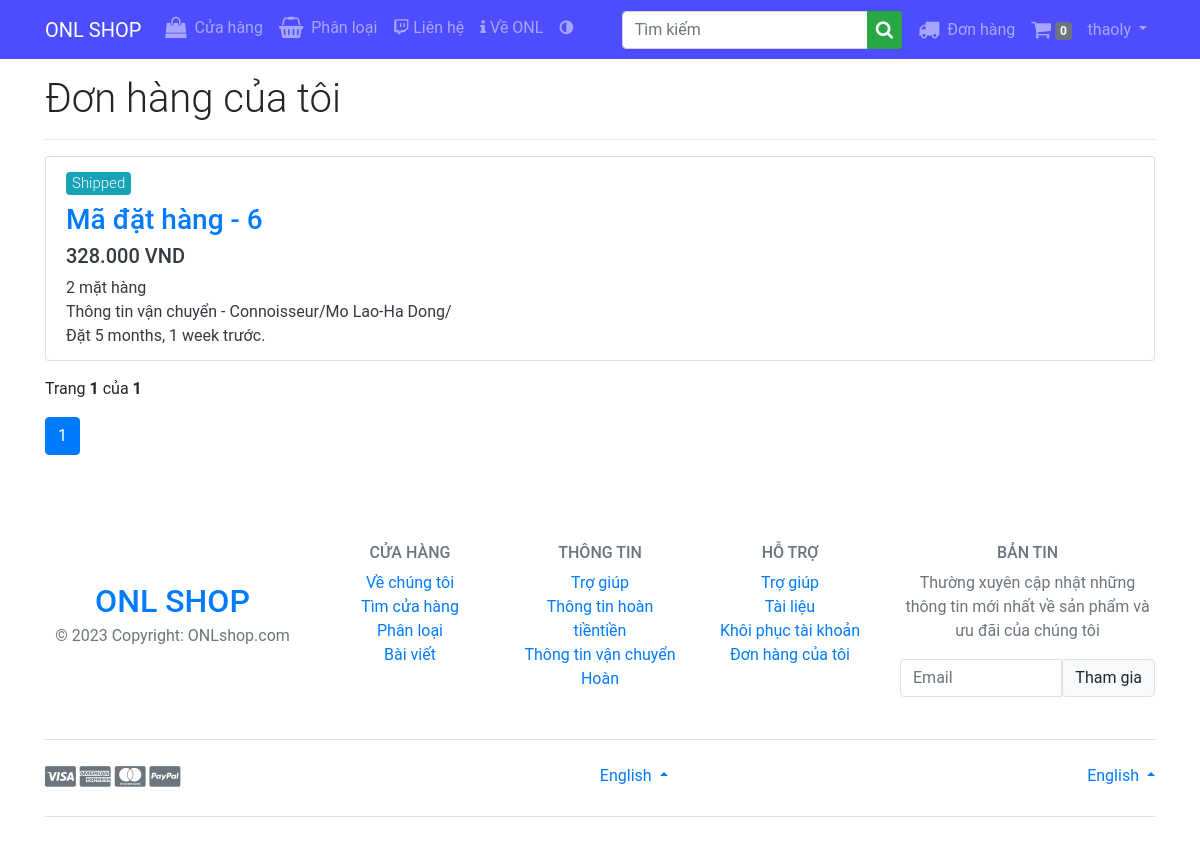
Page /orders/my (signed in) on the committed database.
### orders/models.py (models this page shows, shortened)
class Order(models.Model):
    user = models.ForeignKey(settings.AUTH_USER_MODEL,
                             related_name='orders', on_delete=models.CASCADE)
    name=models.CharField(max_length=50,blank=False,null=True)
    address = models.CharField(max_length=150, blank=False, null=False)
    numberphone = models.CharField(max_length=50,null=False,blank=False)#blank=False: nghia la truong nay bat buoc
    email = models.CharField(max_length=50,null=True,blank=True)#co the trong
    paid = models.BooleanField(default=False)
    created = models.DateTimeField(auto_now_add=True)
    updated = models.DateTimeField(auto_now=True)
    status = models.CharField(
        choices=choices, max_length=10, default='Pending')
    total_price = models.FloatField(null=False, blank=False)
    class Meta:
        ordering = ('-created',)

### orders/views.py (the view)
# urls.py: path('my', views.MyOrders.as_view(), name='my'),
class MyOrders(LoginRequiredMixin, generic.ListView):
    model = Order
    template_name = 'orders/order_list.html'
    context_object_name = 'orders'
    paginate_by = 20
    def get_queryset(self):
        return Order.objects.filter(user=self.request.user).annotate(total_items=Count('items'))

### cart/cart.py (called while the page is built)
def cart_preprocessor(request):
    return {'cart': Cart(request)}

    def __len__(self):
        return sum(i['quantity'] for i in self.cart.values())

### orders/templates/orders/order_list.html (shortened to what this page needs)
{% extends 'base.html' %} {% block title %}Đơn hàng của bạn {% endblock title %}
{% block content %}
<h1 class="font-weight-light mt-3">Đơn hàng của tôi</h1>
<hr />
<ul class="list-group my-3 text-dark">
  {% for order in orders %}
  <li class="list-group-item">
    <h5 class="mb-2">
      {% if order.status == 'Delivered' %}
      <span class="badge badge-success font-weight-light">
        {{order.status}}
      </span>
      {% else %}
      <span class="badge badge-info font-weight-light">{{order.status}}</span>
      {% endif %}
    </h5>
    <h3>
      <a href="{% url 'orders:details' order.id %}">Mã đặt hàng - {{order.id}}</a>
    </h3>
    <h5>{{order.total_price | floatformat:3}} VND </h5>
    <p class="mb-0">{{order.total_items}} mặt hàng </p>
    <p class="mb-0">
      Thông tin vận chuyển - {{order.name}}/{{order.address}}/{{order.phone}}
    </p>
    <p class="mb-0">Đặt {{order.created|timesince}} trước.</p>
  </li>
  {% endfor %}
</ul>
{% with page_obj as page %}
<p>Trang <b>{{page.number}}</b> của <b>{{page.paginator.num_pages}}</b></p>
<nav>
  <ul class="pagination">
    <li class="page-item active"><a href="#" class="page-link">1</a></li>
  </ul>
</nav>
{% endwith %} {% endblock content %}

### accounts/templates/base.html (shortened to what this page needs)
{% load static %}
<!DOCTYPE html>
<html lang="en">
  <head>
    <link
      rel="stylesheet"
      href="https://stackpath.bootstrapcdn.com/bootstrap/4.4.1/css/bootstrap.min.css"
    />
    <link
      rel="stylesheet"
      href="https://stackpath.bootstrapcdn.com/font-awesome/4.7.0/css/font-awesome.min.css"
    />
    <link rel="stylesheet" href="{% static 'css/styles.css' %}" />
  </head>
    <nav class="navbar navbar-dark  navbar-expand-lg" style="background-color: #4d4dff;">
      <div class="container">
        <a href="{% url 'store:product_list' %}" class="navbar-brand">ONL SHOP</a>
        <div class="collapse navbar-collapse" id="navigation">
          <ul class="navbar-nav">
            <li class="nav-item">
                <a href="{% url 'store:product_list' %}" class="nav-link">
                <i class="fa fa-shopping-bag fa-lg mr-1"></i> Cửa hàng
              </a>
            </li>
            <li class="nav-item">
              <a href="{% url 'store:categories_list' %}" class="nav-link">
                <i class="fa fa-shopping-basket fa-lg mr-1"></i> Phân loại
              </a>
            </li>
            <li class="nav-item">
              <a href="{% url 'contact'%}" class="nav-link">
                <i class="fa fa-twitch"></i> Liên hệ
              </a>
            </li>
            <li class="nav-item">
              <a href="{% url 'aboutus'%}" class="nav-link">
                <i class="fa fa-info"></i> Về ONL
              </a>
            </li>
            <li class="nav-item" style="margin-left: auto;">
           <a class="nav-link" onclick="toggleTheme()">
             <i class="fa fa-adjust theme-toggle-icon"></i>
              </a>
                </li>
          </ul>
          <form action="/" class="inline-form mr-md-2 ml-auto">
            <div class="input-group">
              <input
                required
                type="text"
                name="name"
                placeholder="Tìm kiếm"
                class="form-control"
              />
              <div class="input-group-append">
                <button type="submit" class="btn-success btn btn-sm">
                  <i class="fa fa-search fa-lg"></i>
                </button>
              </div>
            </div>
          </form>
          <ul class="navbar-nav">
            {% if user.is_authenticated %}
            <li class="nav-item">
              <a href="{% url 'orders:my' %}" class="nav-link">
                <i class="fa fa-truck fa-lg mr-1"></i> Đơn hàng
              </a>
            </li>
            <li class="nav-item">
              <a href="{% url 'cart:cart_details' %}" class="nav-link">
                <i class="fa fa-shopping-cart fa-lg"></i>
                <span class="badge badge-secondary">
                  {% if cart %} {{cart|length}} {% else %} 0 {% endif%}
                </span>
              </a>
            </li>
            <li class="nav-item dropdown">
              <a
                href="#"
                class="nav-link dropdown-toggle mb-0"
                data-toggle="dropdown"
              >
                {{request.user}}
              </a>
            </li>
            {% endif %}
          </ul>
        </div>
      </div>
    </nav>
    <div class="container">
       {% block content %} {% endblock content %}
    </div>
    <footer class="container--fluid text-center text-lg-start text-muted mt-5 text-color">
      <section class="">
        <div class="container text-center text-md-start pt-4 pb-4">
          <div class="row mt-3">
            <div class="col-12 col-lg-3 col-sm-12 mb-2">
              <a href="{% url 'store:product_list' %}" target="_blank" class="text-red h2">
                <br>
                ONL SHOP
              </a>
              <p class="mt-1 text-color">
                © 2023 Copyright: ONLshop.com
              </p>
            </div>
            <div class="col-6 col-sm-4 col-lg-2">
              <h6 class="text-uppercase text-black fw-bold mb-2">
                Cửa hàng
              </h6>
              <ul class="list-unstyled mb-4">
                <li><a class="text-color-50" href="#">Về chúng tôi</a></li>
                <li><a class="text-color-50" href="#">Tìm cửa hàng</a></li>
                <li><a class="text-color-50" href="#">Phân loại</a></li>
                <li><a class="text-color-50" href="#">Bài viết</a></li>
              </ul>
            </div>
            <div class="col-6 col-sm-4 col-lg-2">
              <h6 class="text-uppercase text-color fw-bold mb-2">
                Thông tin
              </h6>
              <ul class="list-unstyled mb-4">
                <li><a class="text-color-50" href="#">Trợ giúp</a></li>
                <li><a class="text-color-50" href="#">Thông tin hoàn tiềntiền</a></li>
                <li><a class="text-color-50" href="#">Thông tin vận chuyển</a></li>
                <li><a class="text-color-50" href="#">Hoàn</a></li>
              </ul>
            </div>
            <div class="col-6 col-sm-4 col-lg-2">
              <h6 class="text-uppercase text-color fw-bold mb-2">
                Hỗ trợ
                </h6>
              <ul class="list-unstyled mb-4">
                <li><a class="text-color-50" href="#">Trợ giúp</a></li>
                <li><a class="text-color-50" href="#">Tài liệu</a></li>
                <li><a class="text-color-50" href="#">Khôi phục tài khoản</a></li>
                <li><a class="text-color-50" href="#">Đơn hàng của tôi</a></li>
              </ul>
            </div>
            <div class="col-12 col-sm-12 col-lg-3 text-color">
              <h6 class="text-uppercase fw-bold mb-2 text-color">Bản tin</h6>
              <p class="text-color">Thường xuyên cập nhật những thông tin mới nhất về sản phẩm và ưu đãi của chúng tôi</p>
              <div class="input-group mb-3">
                <input type="email" class="form-control border" placeholder="Email" aria-label="Email" aria-describedby="button-addon2" />
                <button class="btn btn-light border shadow-0" type="button" id="button-addon2" data-mdb-ripple-color="dark">
                  Tham gia
                </button>
              </div>
            </div>
        </div>
      </section>
      <div class="">
        <div class="container text-color">
          <div class="d-flex justify-content-between py-4 border-top">
            <div>
              <i class="fa fa-cc-visa text-color" style="font-size:24px"></i>
              <i class="fa fa-cc-amex text-color" style="font-size:24px"></i>
              <i class="fa fa-cc-mastercard text-color" style="font-size:24px"></i>
              <i class="fa fa-cc-paypal text-color" style="font-size:24px"></i>
            </div>
<div class="dropdown dropup">
  <a class="dropdown-toggle text-black" href="#" id="Dropdown" role="button" data-mdb-toggle="dropdown" aria-expanded="false"> English </a>
</div>
            <div class="dropdown dropup">
              <a class="dropdown-toggle text-black" href="#" id="Dropdown" role="button" data-mdb-toggle="dropdown" aria-expanded="false"> English </a>
            </div>
          </div>
        </div>
      </div>
      <div class="">
        <div class="container">
          <div class="d-flex justify-content-between py-4 border-top">
          </div>
        </div>
      </div>
  </footer>
  </body>
</body>
</html>

### accounts/templates/base.html (style rules this page uses)
.theme-toggle-icon { width: 24px; height: 24px; cursor: pointer; }
.theme-toggle-icon { font-size: 24px; cursor: pointer; }

### rows in the picture
Order: status "Shipped", id "6", total_price "328.000", total_items "2", name "Connoisseur", address "Mo Lao-Ha Dong", created "5 months, 1 week"

### other values in the picture
{{ request.user }} "thaoly"
{{ page.number }} "1"
{{ page.paginator.num_pages }} "1"
